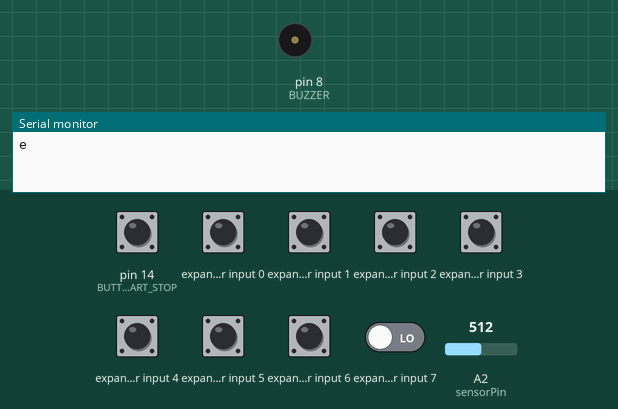
Bench run of a sketch on a simulated Arduino Uno, built with avr-gcc and run on an emulated ATmega328P. On the bench: buzzer (waves = sounding, pin HIGH), the last lines printed to the serial monitor. Wiring (inferred from the names in the program): MCP23008 port expander at I2C address 0x20. The test bench sets the inputs (shaded band); at power-on: expander input 0–6, pin 14 (BUTTON_START_STOP) HIGH, expander input 7 LOW, A2 (sensorPin) = 512.

Above: at 2.3 s.
2.4 s: pin 14 (BUTTON_START_STOP) pulled LOW for 0.6 s
At 3.6 s:
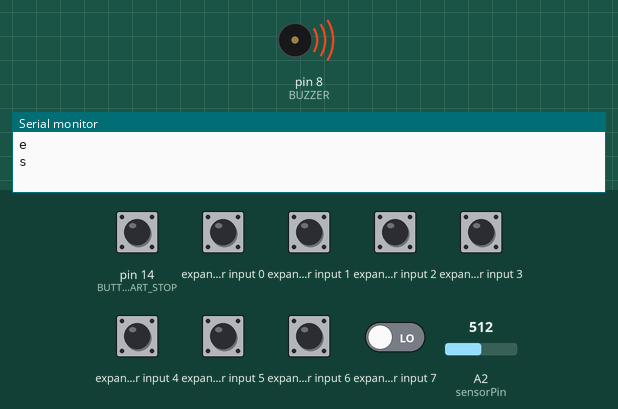
5.3 s: A2 (sensorPin) set to 190
8.3 s: pin 14 (BUTTON_START_STOP) pulled LOW for 1 s
10.8 s: pin 14 (BUTTON_START_STOP) driven LOW
At 12.8 s:
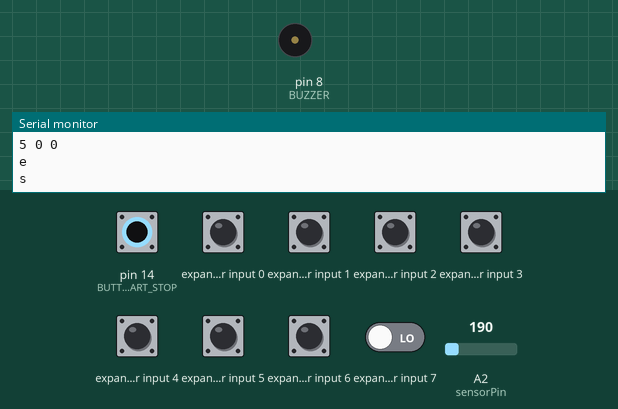
13.8 s: A2 (sensorPin) set to 207
16.6 s: pin 14 (BUTTON_START_STOP) driven HIGH
At 17.2 s:
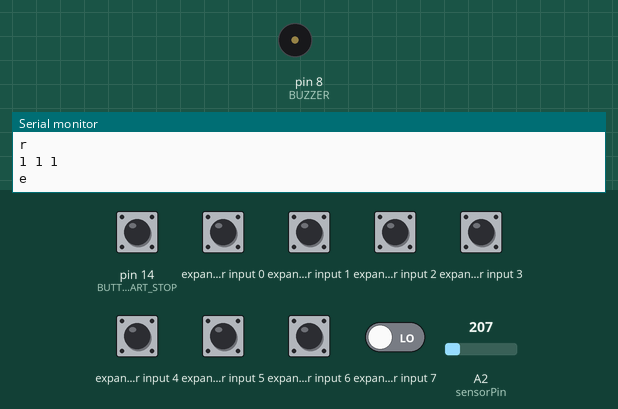
Timing chart, 0 to 19.1 s (numbered marks = the images above; inputs shaded):
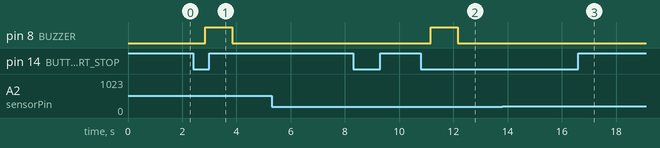

The sketch:

sketch_deskworking.ino
```cpp
#include <Wire.h>
#include "hd44780.h"
#include "hd44780_I2Cexp.h"

hd44780_I2Cexp lcd;
const int LCD_COLS = 20;
const int LCD_ROWS = 4;

const int BUTTON_START_STOP = 14;

const int BUZZER = 8;
const int sensorPin = A2;

int sensor_value;
bool sensor_bijhouden = false;

bool gestart = false;
bool gepauzeerd = false;
int totaal_gewerkt = 0;
int totaal_gepauzeerd = 0;

int aantal_pauzes = 0;
String string_aantal_pauzes = "0";

String string_totaal_gewerkt = "0";
String string_totaal_gepauzeerd = "0";
String tijd_upload = "0";

int werk_tijd = 0;
int pauze_tijd = 0;

int max_werk_tijd_minuten = 120;
int max_pauze_tijd_minuten = 15;
int max_werk_tijd = max_werk_tijd_minuten * 60;
int max_pauze_tijd = max_pauze_tijd_minuten * 60;


float startms = 0;
float sensor_startms = 0;

void setup() {
  Serial.begin(9600);

  int status;
  status = lcd.begin(20, 4);
  if(status) // non zero status means it was unsuccesful
  {
    hd44780::fatalError(status); // does not return
  }
  // initalization was successful, the backlight should be on now


  pinMode(BUTTON_START_STOP, INPUT_PULLUP);
  pinMode(BUZZER, OUTPUT);

  lcd.clear();
  lcd.print("druk op START/STOP  om te beginnen");
  lcd.backlight();
  Serial.println("e");
//  lcd.clear();
  delay(1000);
}

void loop() {;
  sensor_value = analogRead(sensorPin);

  // Als de Start knop wordt ingedrukt, start de applicatie
  if (!digitalRead(BUTTON_START_STOP)){
    delay(200);
    if (!digitalRead(BUTTON_START_STOP)) {
      lcd.clear();
      start_stop();
      }
  }

  delay(500);

}


//=========================================================================

void start_stop(){
  if (gestart == false){
    gestart = true;
    lcd.print("start");
    Serial.println("s");
    digitalWrite(BUZZER, HIGH);
    delay(1000);
    lcd.clear();
    digitalWrite(BUZZER, LOW);

    //De timerunctie voor de werktijd
    while (true){
      startms = millis();
      while (true){
        if (millis() >= (startms + 1000)){
          werk_tijd = werk_tijd + 1;
          bereken_minuten(werk_tijd); //Werktijd wordt gestuurd naar- en berekend in berekenminuten()

          //Max-tijd waarschuwfunctie
          if (werk_tijd == max_werk_tijd){
            Serial.println("gp");
            digitalWrite(BUZZER, HIGH);
            }
          break;
          }
        }


    //De condition loops om in de timerfucntie van de druksenosr te komen
    sensor_value = analogRead(sensorPin);
    if (sensor_value > 200){
      sensor_bijhouden = false;
      }

    if (sensor_value < 200 && sensor_bijhouden == false){
      sensor_startms = millis();
      sensor_bijhouden = true;
      }


    //De tierfunctie van 5 seconden van de druksensor
    if (sensor_value < 200 && millis() >= (sensor_startms + 5000)){
        totaal_gewerkt = totaal_gewerkt + werk_tijd;
        werk_tijd = 0;
        digitalWrite(BUZZER, LOW);
        pauze();
      }


      //functie om de sessie te beëindigen
      if (!digitalRead(BUTTON_START_STOP)){
      delay(10);
      if (!digitalRead(BUTTON_START_STOP)) {
//        Serial.println("stop de hele app");
          totaal_gewerkt = totaal_gewerkt + werk_tijd;
          string_totaal_gewerkt = String(totaal_gewerkt);
          string_totaal_gepauzeerd = String(totaal_gepauzeerd);
          string_aantal_pauzes = String(aantal_pauzes);
          tijd_upload = string_totaal_gewerkt + " " + string_totaal_gepauzeerd + " " + string_aantal_pauzes; //alle waardes worden netjes op een rijtje gezet zodat de python het kan uitlezen
          Serial.println(tijd_upload);
        break;
        }
      }
    }
  }

    //Alle variabelen worden weer gerest, sessie word afgesloten
    gestart = false;
    lcd.clear();
    lcd.print("gestopt");
    aantal_pauzes = 0;
    werk_tijd = 0;
    totaal_gewerkt = 0;
    totaal_gepauzeerd = 0;
    Serial.println("e");
    delay(1000);
    lcd.clear();
    lcd.print("druk op START/STOP  om te beginnen");
}


//=========================================================================

void pauze(){
  if (gestart == true && gepauzeerd == false){
    gepauzeerd = true;
    aantal_pauzes = aantal_pauzes + 1;
    lcd.clear();
    lcd.print("pauze");
    Serial.println("p");
    delay(1000);
    lcd.clear();

    //Timerfunctie pauzes
    while (true){
      startms = millis();
      while (true){
        if (millis() >= (startms + 1000)){
          pauze_tijd = pauze_tijd + 1;
          bereken_minuten(pauze_tijd);

          if (pauze_tijd == max_pauze_tijd){
            Serial.println("gw");
            digitalWrite(BUZZER, HIGH);
            }
          break;
          }
        }

    //Bij hoge waarde pauze beëindigen
    sensor_value = analogRead(sensorPin);
    if (sensor_value > 200){
      totaal_gepauzeerd = totaal_gepauzeerd + pauze_tijd;
        pauze_tijd = 0;
        digitalWrite(BUZZER, LOW);
        gepauzeerd = false;
        lcd.clear();
        lcd.print("werk hervat");
        Serial.println("r");
        delay(1000);
        lcd.clear();
        break;
    }

    }
    }
}


//=========================================================================

void bereken_minuten(int seconden){
  String string_seconden = "";
  String string_minuten = "";
  String string_uren = "";

  int minuten = seconden / 60;
  seconden = seconden % 60;
  int uren = minuten / 60;
  minuten = minuten % 60;

  if (uren < 10){
    string_uren = String(uren);
    string_uren = "0" + string_uren;
    }
  else{
    string_uren = String(uren);
    }


  if (minuten < 10){
    string_minuten = String(minuten);
    string_minuten = "0" + string_minuten;
    }
  else{
    string_minuten = String(minuten);
    }


  if (seconden < 10){
    string_seconden = String(seconden);
    string_seconden = "0" + string_seconden;
    }
  else{
    string_seconden = String(seconden);
    }

  String hele_tijd = String(string_uren + " : " + string_minuten + " : " + string_seconden);

  lcd.clear();
  lcd.print(hele_tijd);


  }
```

Source omitted: hd44780.cpp (34745 bytes), hd44780.h (18952 bytes), hd44780_I2Cexp.h (41602 bytes)

Measured:
- after the input at 2.4 s, pin 8 (BUZZER): LOW → HIGH after 0.45 s, → LOW 1.0 s later
- after the input at 5.3 s, every drawn part: stays the same
- after the input at 10.8 s, pin 8 (BUZZER): LOW → HIGH after 0.36 s, → LOW 1.0 s later
- after the input at 16.6 s, pin 8 (BUZZER): stays LOW (without the input it goes to HIGH after 1.3 s)
